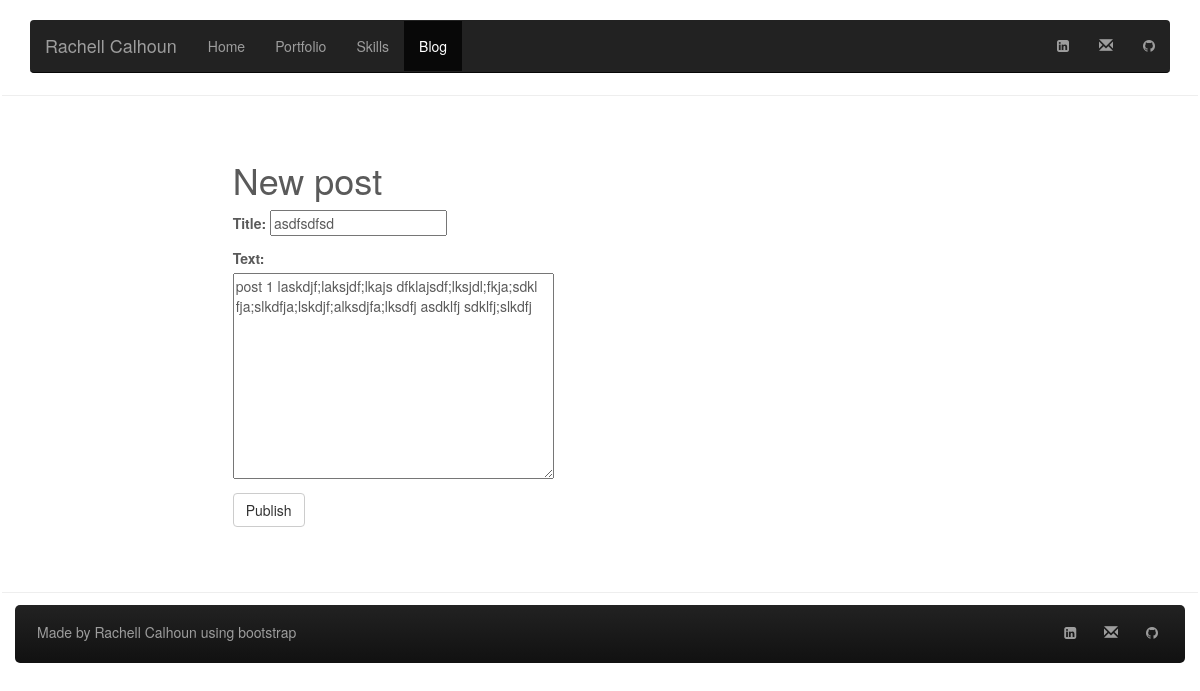
Page /blog/post/1/edit/ (signed in) on the committed database.
### blog/models.py (models this page shows, shortened)
class Post(models.Model):
    author= models.ForeignKey('auth.User')
    title = models.CharField(max_length=200)
    text = models.TextField()
    created_date = models.DateTimeField(default=timezone.now)
    published_date = models.DateTimeField(blank=True, null=True)
    img = models.ImageField(null=True, blank=True)

### blog/views.py (the view)
# urls.py: url(r'^post/(?P<pk>[0-9]+)/edit/$', views.post_edit, name='post_edit'),
@login_required
def post_edit(request, pk):
    post = get_object_or_404(Post, pk=pk)
    if request.method == "POST":
        form = PostForm(request.POST, instance=post)
        if form.is_valid():
            post = form.save(commit=False)
            post.author = request.user
            post.published_date = timezone.now()
            post.save()
            return redirect('blog.views.post_detail', pk=post.pk)
    else:
        form = PostForm(instance=post)
    return render(request, 'blog/post_edit.html', {'form': form})

### blog/forms.py
class PostForm(forms.ModelForm):
    class Meta:
        model = Post
        fields = ('title', 'text',)

### blog/templates/blog/post_edit.html
{% extends "blog/base.html" %}
{% block menu %}
<li><a href="/" >Home</a></li>
<li><a href="/portfolio" >Portfolio</a></li>
<li><a href="/skills" >Skills</a></li>
<li  class ="active"><a href="/blog" >Blog</a></li>
{% endblock %}
{% block content %}
<div class="container main">
  <div class="row">
    <div class="col-md-2"></div>
    <div class="col-md-8 blogcontent">
    <h1>New post</h1>
    <form method="POST" class="post-form">{% csrf_token %}
        {{ form.as_p }}
        <button type="submit" class="save btn btn-default">Publish</button>
    </form>
  </div>
  <div class="col-md-2"></div>
</div>
</div>
{% endblock %}

### blog/static/css/blog.css (style rules this page uses)
body { color: #5a5a5a; }
.blogcontent { padding:1em; }
.main { min-height: 60vh; padding:2em; margin-bottom:1em; }
.post-form { width: 300px; height: 200px; }

### rows in the picture
Post: title "asdfsdfsd", text "post 1 laskdjf;laksjdf;lkajs dfklajsdf;lksjdl;fkja;sdkl fja;slkdfja;lskdjf;alksdjfa;lksdfj asdklfj sdklfj;slkdfj"
